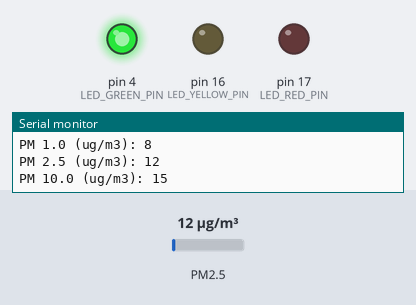
This sketch was run on a simulated Arduino Mega 2560, built with avr-gcc and run on an emulated ATmega2560. On the bench: output pins drawn as LEDs (lit = HIGH), the last lines printed to the serial monitor. The test bench sets the inputs (shaded band); at power-on: PM2.5 12 µg/m³.

Above: at 2.8 s.
2.9 s: PM2.5 set to 31 µg/m³
4.4 s: PM2.5 set to 37 µg/m³
At 5.3 s:
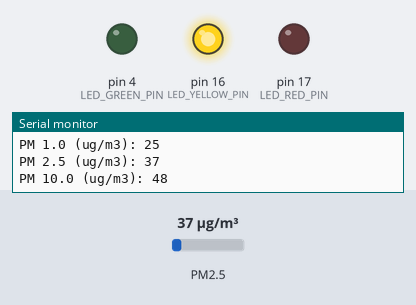
6.5 s: PM2.5 set to 51 µg/m³
8.2 s: PM2.5 set to 57 µg/m³
At 9.5 s:
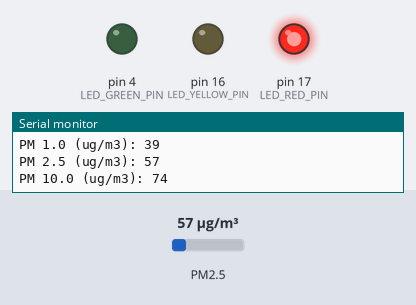
10.5 s: PM2.5 set to 6 µg/m³
At 11.6 s:
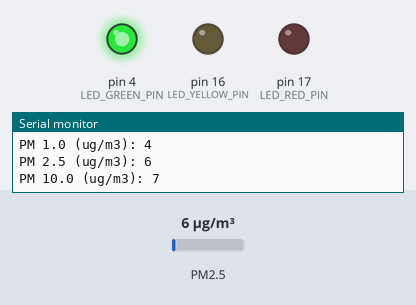
12.5 s: PM2.5 set to 75 µg/m³
At 13.8 s:
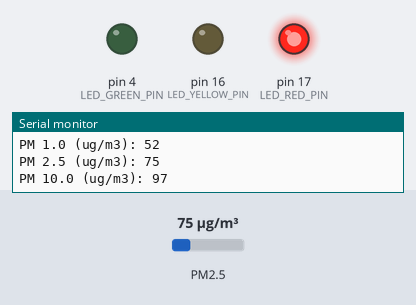
Timing chart, 0 to 15.5 s (numbered marks = the images above; inputs shaded):
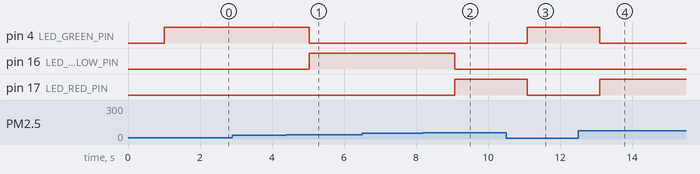

Measured:
- the behaviour switches between 34 and 35 µg/m³ on PM2.5 (found by bisection; images 0 and 1)
- the behaviour switches between 54 and 55 µg/m³ on PM2.5 (found by bisection; images 1 and 2)
- after the input at 4.4 s, pin 4 (LED_GREEN_PIN): HIGH → LOW after 0.64 s; pin 16 (LED_YELLOW_PIN): LOW → HIGH after 0.64 s
- after the input at 8.2 s, pin 16 (LED_YELLOW_PIN): HIGH → LOW after 0.87 s; pin 17 (LED_RED_PIN): LOW → HIGH after 0.87 s
- after the input at 10.5 s, pin 4 (LED_GREEN_PIN): LOW → HIGH after 0.59 s; pin 17 (LED_RED_PIN): HIGH → LOW after 0.59 s
- after the input at 12.5 s, pin 4 (LED_GREEN_PIN): HIGH → LOW after 0.60 s; pin 17 (LED_RED_PIN): LOW → HIGH after 0.60 s

The sketch:

9.2-PM2.5-Level.ino
```cpp
#include <PMS.h> // นำเข้าไลบรารี่ PMS Library

#define LED_GREEN_PIN  (4) // กำหนดแทนที่ LED_GREEN_PIN ด้วย 4
#define LED_YELLOW_PIN (16) // กำหนดแทนที่ LED_YELLOW_PIN ด้วย 16
#define LED_RED_PIN    (17) // กำหนดแทนที่ LED_RED_PIN ด้วย 17
#define PMS7003_TX_PIN (26) // กำหนดแทนที่ PMS7003_TX_PIN ด้วย 26

PMS pms(Serial1);

void setup() {
  Serial.begin(115200); // เริ่มต้นใช้งาน Serial ที่ความเร็ว 115200
  Serial1.begin(9600, SERIAL_8N1, 26); // เริ่มต้นใช้งาน Serial1 ที่ความเร็ว 9600

  pinMode(LED_GREEN_PIN, OUTPUT); // กำหนดขาต่อแอลอีดีสีเขียวเป็นเอาต์พุตดิจิทัล
  pinMode(LED_YELLOW_PIN, OUTPUT); // กำหนดขาต่อแอลอีดีสีเหลืองเป็นเอาต์พุตดิจิทัล
  pinMode(LED_RED_PIN, OUTPUT); // กำหนดขาต่อแอลอีดีสีแดงเป็นเอาต์พุตดิจิทัล
}

void loop() {
  PMS::DATA data; // ประกาศตัวแปรชื่อ data ใช้เก็บค่าฝุ่นที่เซ็นเซอร์วัดได้
  if (pms.read(data)) { // ถ้าอ่านค่าจากเซ็นเซอร์วัดฝุ่นสำเร็จ
    Serial.print("PM 1.0 (ug/m3): "); // ส่งข้อความไปที่ Serial Monitor
    Serial.println(data.PM_AE_UG_1_0); // ส่งค่าในตัวแปร data.PM_AE_UG_1_0 พร้อมขึ้นบรรทัดใหม่
    Serial.print("PM 2.5 (ug/m3): "); // ส่งข้อความไปที่ Serial Monitor
    Serial.println(data.PM_AE_UG_2_5); // ส่งค่าในตัวแปร data.PM_AE_UG_2_5 พร้อมขึ้นบรรทัดใหม่
    Serial.print("PM 10.0 (ug/m3): "); // ส่งข้อความไปที่ Serial Monitor
    Serial.println(data.PM_AE_UG_10_0); // ส่งค่าในตัวแปร data.PM_AE_UG_10_0 พร้อมขึ้นบรรทัดใหม่
    Serial.println(); // ส่งตัวขึ้นบรรทัดใหม่ไปที่ Serial Monitor

    if (data.PM_AE_UG_2_5 < 35) { // ถ้า PM2.5 น้อยกว่า 35
      digitalWrite(LED_GREEN_PIN, HIGH); // สั่งแอลอีดีสีเขียวติด
      digitalWrite(LED_YELLOW_PIN, LOW); // สั่งแอลอีดีสีเหลืองดับ
      digitalWrite(LED_RED_PIN, LOW); // สั่งแอลอีดีสีแดงดับ
    } else if (data.PM_AE_UG_2_5 < 55) {
      digitalWrite(LED_GREEN_PIN, LOW); // สั่งแอลอีดีสีเขียวดับ
      digitalWrite(LED_YELLOW_PIN, HIGH); // สั่งแอลอีดีสีเหลืองติด
      digitalWrite(LED_RED_PIN, LOW); // สั่งแอลอีดีสีแดงดับ
    } else {
      digitalWrite(LED_GREEN_PIN, LOW); // สั่งแอลอีดีสีเขียวดับ
      digitalWrite(LED_YELLOW_PIN, LOW); // สั่งแอลอีดีสีเหลืองดับ
      digitalWrite(LED_RED_PIN, HIGH); // สั่งแอลอีดีสีแดงติด
    }
  }
  delay(10); // หน่วงเวลา 0.01 วินาที
}
```
